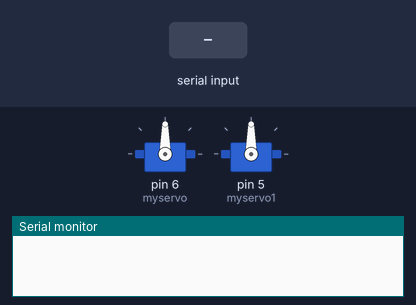
Bench run of a sketch on a simulated Arduino Uno, built with avr-gcc and run on an emulated ATmega328P. On the bench: 2 × servo, the last lines printed to the serial monitor. The inputs (shaded band) are chosen by the test bench.

Above: at 1.2 s.
1.3 s: "90,45\n" received over Serial
At 2.5 s:
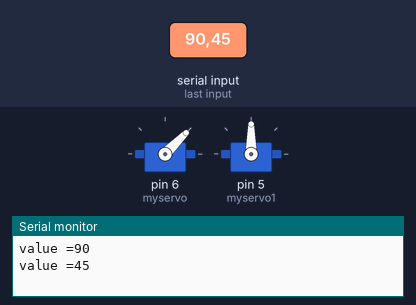
2.8 s: "30,150\n" received over Serial
At 3.8 s:
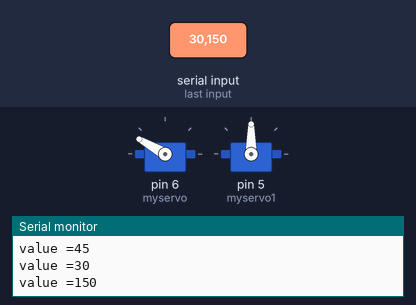
4.3 s: "5\n" received over Serial
At 4.7 s:
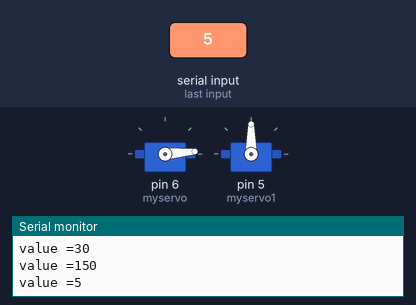
5.8 s: "200\n" received over Serial
At 7.0 s:
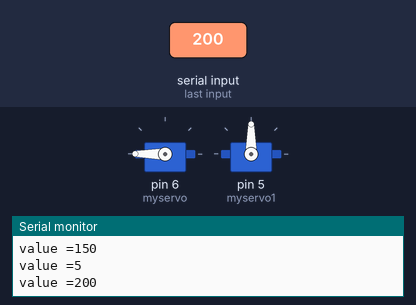
7.3 s: "90\n" received over Serial
At 8.1 s:
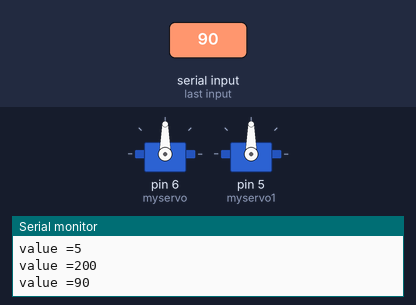
Timing chart, 0 to 9.8 s (numbered marks = the images above; inputs shaded):
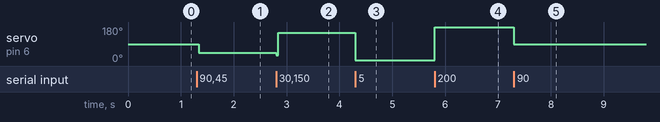

Measured:
- after the input at 1.3 s, servo on pin 6 (myservo): 90° → 45° at once
- after the input at 2.8 s, servo on pin 6 (myservo): 45° → 150° at once
- after the input at 4.3 s, servo on pin 6 (myservo): 150° → 5° at once
- after the input at 5.8 s, servo on pin 6 (myservo): 5° → 180° at once
- after the input at 7.3 s, servo on pin 6 (myservo): 180° → 90° at once

The sketch:

serial_servo2.ino
```cpp
#include <Servo.h>

Servo myservo;  // create servo object to control a servo
Servo myservo1;
int state;
int potpin = 0;  // analog pin used to connect the potentiometer
int val = 0;    // variable to read the value from the analog pin

void setup()
{
  myservo.attach(6);  // attaches the servo on pin 9 to the servo object
  myservo1.attach(5);
  Serial.begin(115200);
}

void loop()
{


   if(Serial.available()> 0){
   val =  Serial.parseInt() ;
    if(val> 0){
    myservo.write(val);
    Serial.print("value =");
    Serial.println(val);
    delay(40);
   }
   }
//        myservo.write(val);
//    Serial.println(val);
//  myservo1.write(179-val);


}
```
